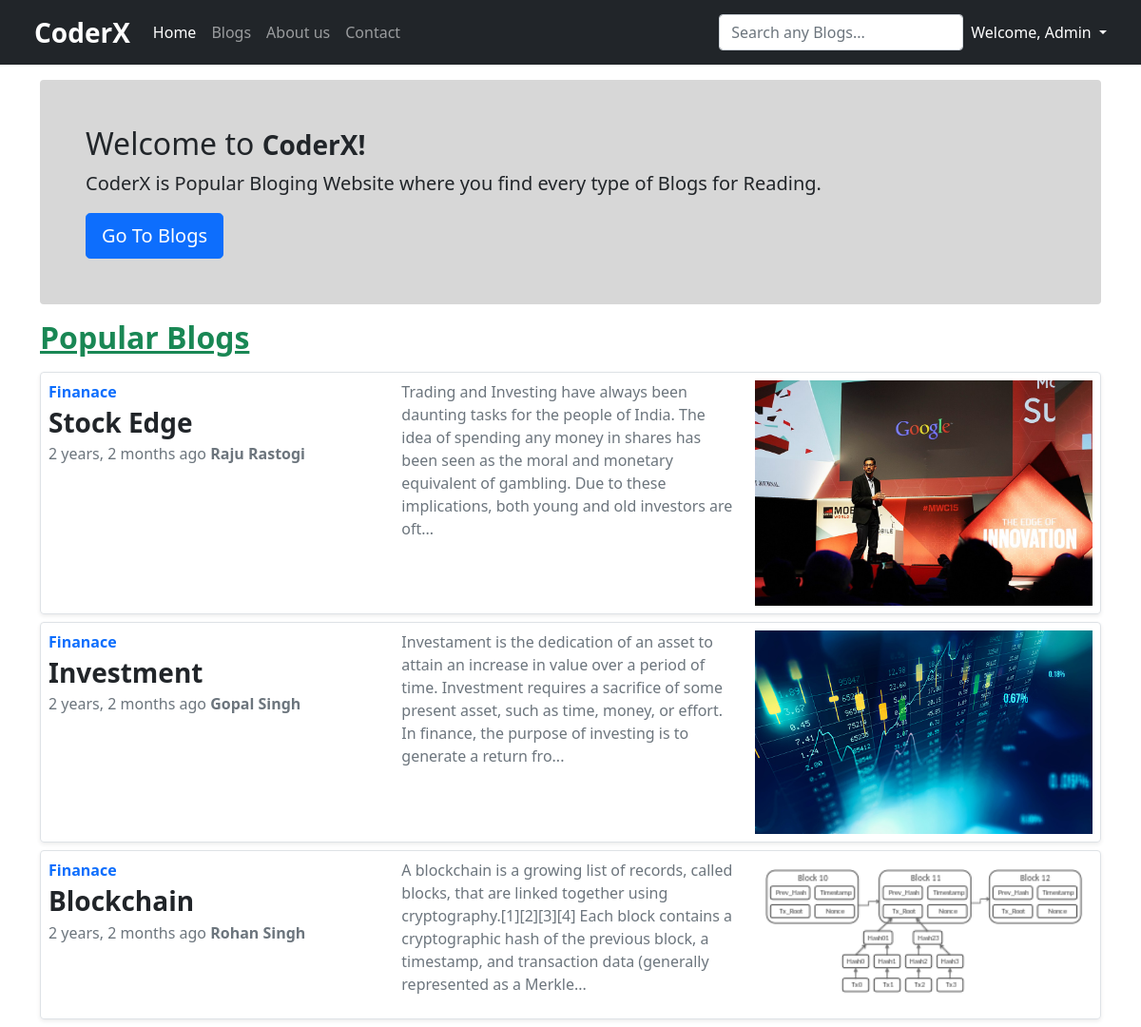
The app's page / (signed in) with its own data.
### coder/models.py (models this page shows, shortened)
class myPost(models.Model):
	sno = models.AutoField(primary_key=True)
	title = models.CharField(max_length=200)
	slug = models.CharField(max_length=100)
	content = models.TextField()
	author = models.CharField(max_length=50)
	category = models.CharField(max_length=50)
	postDate = models.DateTimeField(max_length=40)
	postViews = models.IntegerField(default=0)
	thumbnail = models.ImageField(upload_to='blog/thumnail/',max_length=100,default='',null=True)

### coder/views.py (the view)
# urls.py: path('', views.index,name='home'),
def index(request):
	allPost = list(myPost.objects.all())
	top3Post = []
	for i in range(3):
		mostview = 0
		blogPost=""
		for post in allPost:
			if post.postViews > mostview:
				mostview = post.postViews
				blogPost=post
		top3Post.append(blogPost)
		allPost.remove(blogPost)
	params = {'user':request.user,"posts":top3Post}
	return render(request,'index.html', params)

### templates/index.html (shortened to what this page needs)
{% extends 'layout.html' %}
{% block body %}
<div class="container">
    <div class="bg-light p-5 rounded mt-3" style="background-color: #d7d7d7 !important;">
        <h2>Welcome to <span class="fs-3 fw-bold">CoderX!</span></h2>
        <p class="lead">CoderX is Popular Bloging Website where you find every type of Blogs for Reading.</p>
        <a class="btn btn-lg btn-primary" href="/blogs-list" role="button">Go To Blogs</a>
    </div>
    <h2 class="my-3 fw-bold text-success text-decoration-underline">Popular Blogs</h2>
    <div class="col-md-12">
        {% load humanize %}
        {% for post in posts %}
        <div class="row g-0 border rounded overflow-hidden flex-md-row mb-2 shadow-sm h-md-250 position-relative">
            <div class="col-md-4 p-2 d-flex flex-column position-static">
                <strong class="d-inline-block mb-1 text-primary">{{post.category}}</strong>
                <a href="blog/{{post.slug}}" class="text-decoration-none stretched-link">
                    <h3 class="mb-0 fw-bold text-dark">{{post.title}}</h3>
                </a>
                <div class="my-1 text-muted fs-6">{{post.postDate|naturaltime}} <b>{{post.author}}</b></div>
            </div>
            <div class="col-md-4 p-2 d-flex flex-column position-static">
                <div class="card-text mb-auto text-muted">{{post.content|slice:250|safe}}...</div>
            </div>
            <div class="col-md-4 p-2 d-flex flex-column position-static">
                <img src="media/{{post.thumbnail}}">
            </div>
        </div>
        {% endfor %}
    </div>
</div>
{% endblock %}

### templates/layout.html (shortened to what this page needs)
<!doctype html>
<html lang="en">
<head>
    <link href="https://cdn.jsdelivr.net/npm/bootstrap@5.0.2/dist/css/bootstrap.min.css" rel="stylesheet">
</head>
<body>
    <nav class="navbar navbar-expand-lg navbar-dark bg-dark px-4">
        <div class="container-fluid">
            <a class="navbar-brand fs-3 fw-bold" href="/">CoderX</a>
            <div class="collapse navbar-collapse" id="navbarSupportedContent">
                <ul class="navbar-nav me-auto mb-2 mb-lg-0">
                    <li class="nav-item">
                        <a class="nav-link active" aria-current="page" href="/">Home</a>
                    </li>
                    <li class="nav-item">
                        <a class="nav-link" href="/blogs-list">Blogs</a>
                    </li>
                    <li class="nav-item">
                        <a class="nav-link" href="/about">About us</a>
                    </li>
                    <li class="nav-item">
                        <a class="nav-link" href="/contact">Contact</a>
                    </li>
                </ul>
                <form class="d-flex" action="/search" method="post">{% csrf_token %}
                    <input class="form-control me-2" type="search" name="searchText" placeholder="Search any Blogs...">
                </form>
                {% if user.is_authenticated %}
                <div class="dropdown">
                    <p class="dropdown-toggle text-white my-1 text-capitalize" id="dropdownLogout" data-bs-toggle="dropdown" aria-expanded="false" style="cursor: pointer;">
                        Welcome, {{user}}
                    </p>
                </div>
                {% else %}
                <button class="btn btn-success mx-2" data-bs-toggle="modal" data-bs-target="#Login">Login</button>
                <button class="btn btn-success" data-bs-toggle="modal" data-bs-target="#Signup">Sign Up</button>
                {% endif %}
            </div>
        </div>
    </nav>
    {% block body %}{% endblock %}
</body>
</html>

### records on screen
myPost: category "Finanace", title "Stock Edge", postDate "2 years, 2 months ago", author "Raju Rastogi", content "Trading and Investing have always been daunting tasks for the people of India. The idea of spending any money in shares has been seen as the moral and monetary equivalent of gambling. Due to these implications, both young and old investors are oft", thumbnail (picture)
myPost: category "Finanace", title "Investment", postDate "2 years, 2 months ago", author "Gopal Singh", content "Investament is the dedication of an asset to attain an increase in value over a period of time. Investment requires a sacrifice of some present asset, such as time, money, or effort. In finance, the purpose of investing is to generate a return fro", thumbnail (picture)
myPost: category "Finanace", title "Blockchain", postDate "2 years, 2 months ago", author "Rohan Singh", content "A blockchain is a growing list of records, called blocks, that are linked together using cryptography.[1][2][3][4] Each block contains a cryptographic hash of the previous block, a timestamp, and transaction data (generally represented as a Merkle", thumbnail (picture)

### other values on screen
{{ user }} "Admin"
